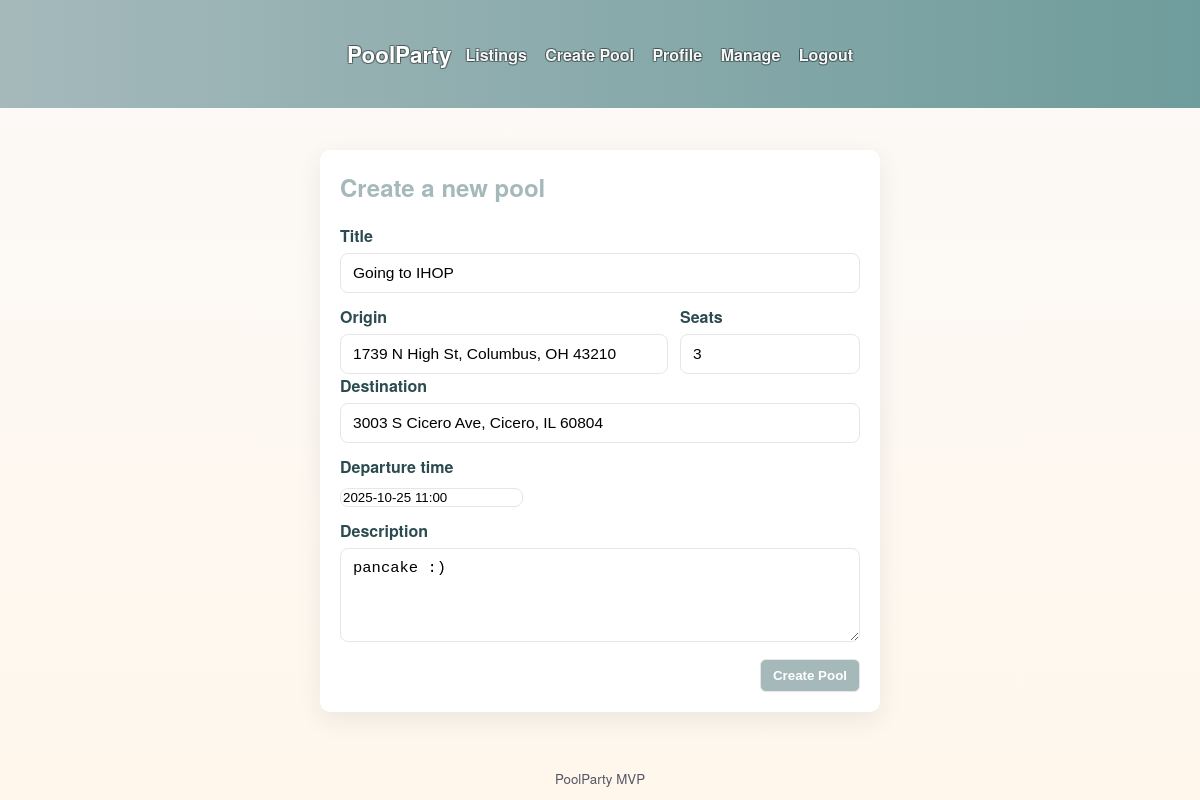
Page /pool/13/edit (signed in) on the committed database.
### app/models.py (models this page shows, shortened)
class Pool(db.Model):
    id = db.Column(db.Integer, primary_key=True)
    title = db.Column(db.String(140), nullable=False)
    origin = db.Column(db.String(140), nullable=False)
    origin_lat = db.Column(db.Float, nullable=True)
    origin_lng = db.Column(db.Float, nullable=True)
    destination = db.Column(db.String(140), nullable=False)
    dest_lat = db.Column(db.Float, nullable=True)
    dest_lng = db.Column(db.Float, nullable=True)
    eta_seconds = db.Column(db.Integer, nullable=True)
    eta_updated_at = db.Column(db.DateTime, nullable=True)
    depart_time = db.Column(db.DateTime, nullable=True)
    seats = db.Column(db.Integer, default=1)
    description = db.Column(db.Text)
    cancelled = db.Column(db.Boolean, default=False)
    created_at = db.Column(db.DateTime, default=datetime.utcnow)
    owner_id = db.Column(db.Integer, db.ForeignKey('user.id'))
    join_requests = db.relationship('JoinRequest', backref='pool', lazy='dynamic')
    rides = db.relationship('Ride', backref='pool', lazy='dynamic')

### app/main.py (the view, shortened to what this page needs)
@main_bp.route('/pool/<int:pool_id>/edit', methods=['GET', 'POST'])
@login_required
def edit_pool(pool_id):
    pool = Pool.query.get_or_404(pool_id)
    if pool.owner_id != current_user.id:
        flash('Unauthorized', 'danger')
        return redirect(url_for('main.manage'))
    form = PoolForm(obj=pool)
    return render_template('create_pool.html', form=form)

### app/forms.py
class PoolForm(FlaskForm):
    title = StringField('Title', validators=[DataRequired(), Length(max=140)])
    origin = StringField('Origin', validators=[DataRequired(), Length(max=140)])
    destination = StringField('Destination', validators=[DataRequired(), Length(max=140)])
    depart_time = DateTimeField('Departure time', format='%Y-%m-%d %H:%M', validators=[Optional()])
    seats = IntegerField('Seats', default=1, validators=[DataRequired(), NumberRange(min=1, max=10)])
    description = TextAreaField('Description', validators=[Optional(), Length(max=2000)])
    submit = SubmitField('Create Pool')

### app/models.py (called while the page is built)
@login_manager.user_loader
def load_user(user_id):
    return User.query.get(int(user_id))

### app/templates/create_pool.html (shortened to what this page needs)
{% extends 'base.html' %}
{% block content %}
  <div class="form-card">
    <h2>Create a new pool</h2>
    <form method="post">
      <div class="form-group">
        <label class="form-label">{{ form.title.label }}</label>
        {{ form.title(class="") }}
      </div>
      <div class="form-row">
        <div style="flex:1">
          <label class="form-label">{{ form.origin.label }}</label>
          {{ form.origin() }}
        </div>
        <div style="width:180px">
          <label class="form-label">{{ form.seats.label }}</label>
          {{ form.seats() }}
        </div>
      </div>
      <div class="form-group">
        <label class="form-label">{{ form.destination.label }}</label>
        {{ form.destination() }}
      </div>
      <div class="form-group">
        <label class="form-label">{{ form.depart_time.label }}</label>
        {{ form.depart_time(placeholder='YYYY-mm-dd HH:MM') }}
      </div>
      <div class="form-group">
        <label class="form-label">{{ form.description.label }}</label>
        {{ form.description(rows=4) }}
      </div>
      <div class="form-actions">
        {{ form.submit(class="btn") }}
      </div>
    </form>
  </div>
{% endblock %}

### app/static/css/style.css (style rules this page uses)
:root { --ocean-600: #a5b9bb; --ocean-400: #6f9c9c; --ocean-800: #004c52; --sand-100: #fff7ec; --sand-300: #ffe9c6; --coral: #879c9bcf; --text: #123; --muted: #556; }
body { font-family: 'Helvetica Neue', 'Open Sans', sans-serif; margin: 0; padding: 0; color: var(--text); background: linear-gradient(180deg, #fbf9f7 0%, var(--sand-100) 100%); position: relative; overflow-x: hidden; }
body::before { content: ""; position: fixed; inset: 0; background-image: url('https://images.pexels.com/photos/7676849/pexels-photo-7676849.jpeg'); background-repeat: no-repeat; background-position: center center; background-size: cover; z-index: -1; opacity: 0.36; transform-origin: center; filter: saturate(1.15) contrast(1.08) brightness(1.03); pointer-events: none; animation: pp-bg-float 28s ease-in-out infinite; }
.btn { display: inline-block; background: var(--ocean-600); color:white; padding:8px 12px; border-radius:6px; text-decoration:none; font-weight:700; white-space:nowrap; }
.form-card { max-width:520px; margin: 0 auto; background: white; border-radius:10px; box-shadow: 0 8px 24px rgba(12,32,48,0.08); padding:20px; }
.form-card h2 { margin-top:0; color:var(--ocean-600); }
.form-row { display:flex; gap:12px; align-items:center; }
.form-group { margin-bottom:12px; }
label.form-label { display:block; font-weight:600; margin-bottom:6px; color:#2b4b50; }
input[type="text"], input[type="password"], input[type="email"], textarea, input[type="datetime-local"], input[type="number"] { width:100%; padding:10px 12px; border-radius:8px; border:1px solid #e6e6e6; background:#fff; box-sizing:border-box; font-size:0.97rem; }
textarea { min-height:90px; resize:vertical; }
.form-actions { display:flex; gap:10px; justify-content:flex-end; margin-top:8px; }
h2 { color: var(--ocean-600); margin-top:0; }
input::placeholder, textarea::placeholder, select::placeholder { color: var(--muted); opacity: 1; font-style: normal; font-family: inherit; }
input, textarea, select { border: 1px solid #e6e6e6; border-radius: 8px; }

### rows in the picture
Pool: title "Going to IHOP", origin "1739 N High St, Columbus, OH 43210", seats "3", destination "3003 S Cicero Ave, Cicero, IL 60804", depart_time "2025-10-25 11:00", description "pancake :)"
